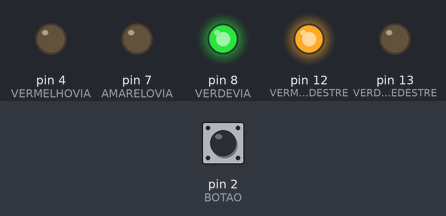
Recording of a sketch running on a simulated Arduino Uno, built with avr-gcc and run on an emulated ATmega328P. Shown: output pins drawn as LEDs (lit = HIGH). The test bench sets the inputs (shaded band); at power-on: pin 2 (BOTAO) LOW.

Above: at 1.2 s.
1.3 s: pin 2 (BOTAO) pulled HIGH for 0.15 s
At 1.7 s:
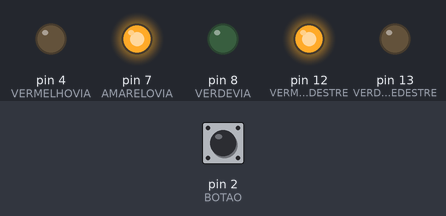
At 5.2 s:
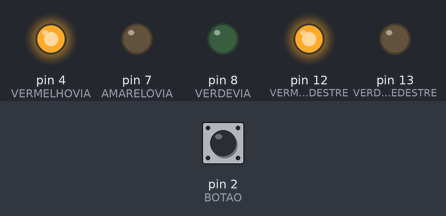
Timing chart, 0 to 18.8 s (numbered marks = the images above; inputs shaded):
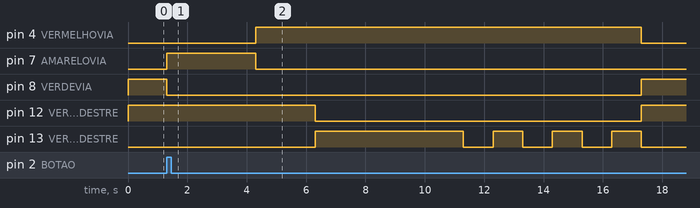

Measured:
- after the input at 1.3 s, pin 4 (VERMELHOVIA): LOW → HIGH after 3.0 s, → LOW 13.0 s later; pin 7 (AMARELOVIA): LOW → HIGH at once, → LOW 3.0 s later

The sketch:

Semaforo.ino
```cpp
/*
Projeto semaforo - UTFPR
Data: 02/06/24
Alunos:
Rahif Guedes de Andrade
Thiago André Mattos Málaga
Thiago Wesley P. de Melo
*/

//leds semaforo via
const int VERMELHOVIA = 4;
const int AMARELOVIA = 7;
const int VERDEVIA = 8;

//leds semaforo pedestre
const int VERMELHOPEDESTRE = 12;
const int VERDEPEDESTRE = 13;

//estados do botao
const int BOTAO = 2;
bool estado_botao = 0;
bool antigo_estado_botao = 0;
bool botao_latencia = false;

//variaveis de tempo
unsigned long int tempo_passado;
unsigned long int tempo_atual;
unsigned long int marca_tempo;
int tempo_amarelo_via = 3000;
int tempo_vermelho_pedestre = 2000;
int tempo_verde_pedestre = 5000;
int tempo_piscar_verde = 6000;
int latencia = 5000;
unsigned long int inicio_ciclo = 0;

//contador de piscadas
int contador_piscar = 0;

void setup() {
  //inicializa semáforo via
  pinMode(VERMELHOVIA, OUTPUT);
  pinMode(AMARELOVIA, OUTPUT);
  pinMode(VERDEVIA, OUTPUT);

  //estado inicial via
  digitalWrite(VERMELHOVIA, LOW);
  digitalWrite(AMARELOVIA, LOW);
  digitalWrite(VERDEVIA, HIGH);

  //inicializa semáforo pedestre
  pinMode(VERMELHOPEDESTRE, OUTPUT);
  pinMode(VERDEPEDESTRE, OUTPUT);

  //estado inicial pedestre
  digitalWrite(VERMELHOPEDESTRE, HIGH);
  digitalWrite(VERDEPEDESTRE, LOW);

  //inicializa botão
  pinMode(BOTAO, INPUT);
}//setup

void loop() {
  //le o botao
  estado_botao = digitalRead(BOTAO);

  /*condicao caso o botao esteja ativo
    ou foi ativo mas não completou o ciclo
    ou foi apertado durante o periodo de latencia
  */
  if (estado_botao == HIGH || antigo_estado_botao == true || botao_latencia == true) {


    tempo_atual = millis();
    tempo_passado = tempo_atual - inicio_ciclo; // reinicia o valor do inicio do ciclo quando ele recomeçar

    // Semáforo da via ficará amarelo por 3 segundos
    if (tempo_passado <= tempo_amarelo_via) {
      antigo_estado_botao = true;
      digitalWrite(VERMELHOVIA, LOW);
      digitalWrite(AMARELOVIA, HIGH);
      digitalWrite(VERDEVIA, LOW);
      digitalWrite(VERMELHOPEDESTRE, HIGH);
      digitalWrite(VERDEPEDESTRE, LOW);

    // Semáforo da via ficará vermelho enquanto o pedestre não pode atravessar
    } else if (tempo_passado <= tempo_amarelo_via + tempo_vermelho_pedestre) {
      digitalWrite(VERMELHOVIA, HIGH);
      digitalWrite(AMARELOVIA, LOW);
      digitalWrite(VERDEVIA, LOW);
      digitalWrite(VERMELHOPEDESTRE, HIGH);
      digitalWrite(VERDEPEDESTRE, LOW);

    // Semáforo da via ficará vermelho e o pedestre poderá atravessar
    } else if (tempo_passado <= tempo_amarelo_via + tempo_vermelho_pedestre + tempo_verde_pedestre) {
      digitalWrite(VERMELHOVIA, HIGH);
      digitalWrite(AMARELOVIA, LOW);
      digitalWrite(VERDEVIA, LOW);
      digitalWrite(VERMELHOPEDESTRE, LOW);
      digitalWrite(VERDEPEDESTRE, HIGH);

    // Semáforo piscando para pedestre
    } else if (tempo_passado <= tempo_amarelo_via + tempo_vermelho_pedestre + tempo_verde_pedestre + tempo_piscar_verde) {
      if (tempo_atual - marca_tempo >= 1000 && contador_piscar < 6) {
        digitalWrite(VERDEPEDESTRE, !digitalRead(VERDEPEDESTRE)); //inverte estado anterior do led
        marca_tempo = tempo_atual; //mantem a diferenca como 1 segundo
        contador_piscar++; // garante 3 piscadas on e 3 off
      }

    // Período de latência de 5 segundos
    } else if (tempo_passado <= tempo_amarelo_via + tempo_vermelho_pedestre + tempo_verde_pedestre + tempo_piscar_verde + latencia) {

      contador_piscar = 0; //reinicia as piscadas para o proximo ciclo

      //estado normal dos leds
      digitalWrite(VERMELHOVIA, LOW);
      digitalWrite(AMARELOVIA, LOW);
      digitalWrite(VERDEVIA, HIGH);
      digitalWrite(VERMELHOPEDESTRE, HIGH);
      digitalWrite(VERDEPEDESTRE, LOW);

      //garante o salvamento unico do estado do botao caso seja apertado durante a latencia
      if(estado_botao == LOW && botao_latencia == false){
        botao_latencia = false;
      }else{
        botao_latencia = true;
      }


    } else {
      //caso o botao tenha sido apertado durante a latencia
      //garante que o ciclo reinicie sem pedir novamente
      if(botao_latencia == true){
        antigo_estado_botao = true;
        botao_latencia = false;
      }
      else{
        // o ciclo volta ao estado normal dos leds
        antigo_estado_botao = false;
      }

      // Recomeçar ciclo
      inicio_ciclo = millis();

      //estado normal dos leds
      digitalWrite(VERMELHOVIA, LOW);
      digitalWrite(AMARELOVIA, LOW);
      digitalWrite(VERDEVIA, HIGH);
      digitalWrite(VERMELHOPEDESTRE, HIGH);
      digitalWrite(VERDEPEDESTRE, LOW);
    }
  } else {
    // Estado normal do semáforo


    inicio_ciclo = millis();
    digitalWrite(VERMELHOVIA, LOW);
    digitalWrite(AMARELOVIA, LOW);
    digitalWrite(VERDEVIA, HIGH);
    digitalWrite(VERMELHOPEDESTRE, HIGH);
    digitalWrite(VERDEPEDESTRE, LOW);

  }

}
```
